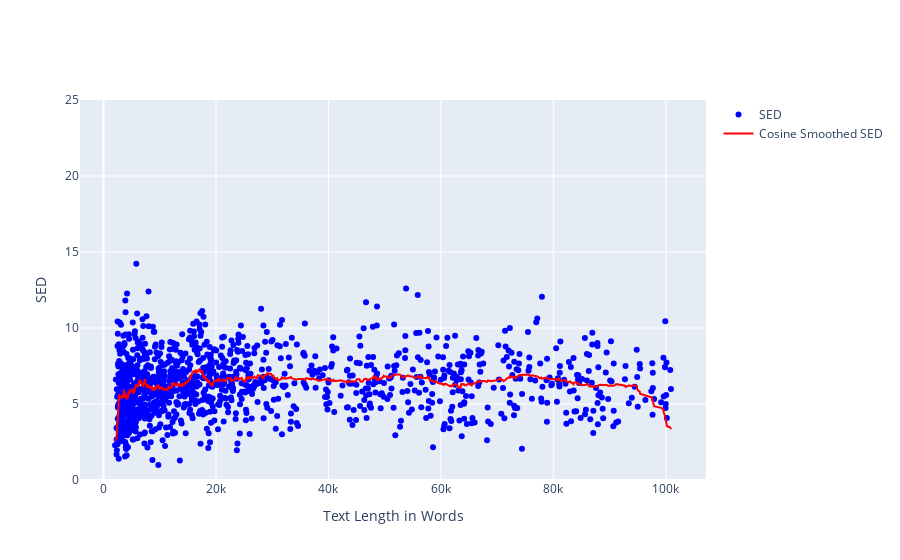

The cell this chart's notebook holds for it:
### Code cell
import plotly.graph_objects as go

# Filter out rows with author "Ludwig Thoma"
df_filtered = df[df['author_used_name'] != 'Ludwig Thoma']

# Sort the filtered DataFrame by 'word_count' column
df_sorted_by_word_count = df_filtered.sort_values(by='word_count')

# Calculate cosine smoothed SED values
window_size = 50  # Define the window size for cosine smoothing
cosine_smoothed_SED = np.convolve(df_sorted_by_word_count['SED_without_nan'], np.ones(window_size)/window_size, mode='same')

# Create scatter plot for SED_without_nan
scatter = go.Scatter(x=df_sorted_by_word_count['word_count'], 
                     y=df_sorted_by_word_count['SED_without_nan'],
                     mode='markers',
                     marker=dict(color='blue'),
                     name='SED',
                     text=df_sorted_by_word_count['filename'],  # Hover text
                     hoverinfo='text')

# Create line plot for smoothed SED
smoothed_line = go.Scatter(x=df_sorted_by_word_count['word_count'], 
                           y=cosine_smoothed_SED,
                           mode='lines',
                           line=dict(color='red', width=2),
                           name='Cosine Smoothed SED')

# Create layout
layout = go.Layout(#title='SED related to text length in words (including author Ludwig Thoma) with Cosine Smoothed SED',
                   xaxis=dict(title='Text Length in Words'),
                   yaxis=dict(title='SED', range=[0, 25]),
                   hovermode='closest')

# Create figure (exclude line plot for scaled word count)
fig = go.Figure(data=[scatter, smoothed_line], layout=layout)

# Show plot
fig.show()

# Export as PNG with high resolution for print
fig.write_image("/Users/sguhr/Desktop/Diss_notebooks/Diss_data_visualization/SED_theme-d-prose_cos_smoothed_50_high_res.png", scale=20)

# Export as HTML
fig.write_html("/Users/sguhr/Desktop/Diss_notebooks/Diss_data_visualization/SED_theme-d-prose_cos_smoothed_50_high_res.html")

### Figure 1 — Plotly figure (JSON) as saved in the notebook; plotly's stock layout.template omitted (floating-point values rounded to 4 significant figures; data arrays with more than 128 entries replaced by an {"elided": "..."} marker saying what was removed)
{"data": [{"hoverinfo": "text", "marker": {"color": "blue"}, "mode": "markers", "name": "SED", "text": {"elided": "1205 str values"}, "type": "scatter", "x": {"elided": "1205 int values"}, "y": {"elided": "1205 float values"}}, {"line": {"color": "red", "width": 2}, "mode": "lines", "name": "Cosine Smoothed SED", "type": "scatter", "x": {"elided": "1205 int values"}, "y": {"elided": "1205 float values"}}], "layout": {"hovermode": "closest", "xaxis": {"title": {"text": "Text Length in Words"}}, "yaxis": {"range": [0, 25], "title": {"text": "SED"}}}}
